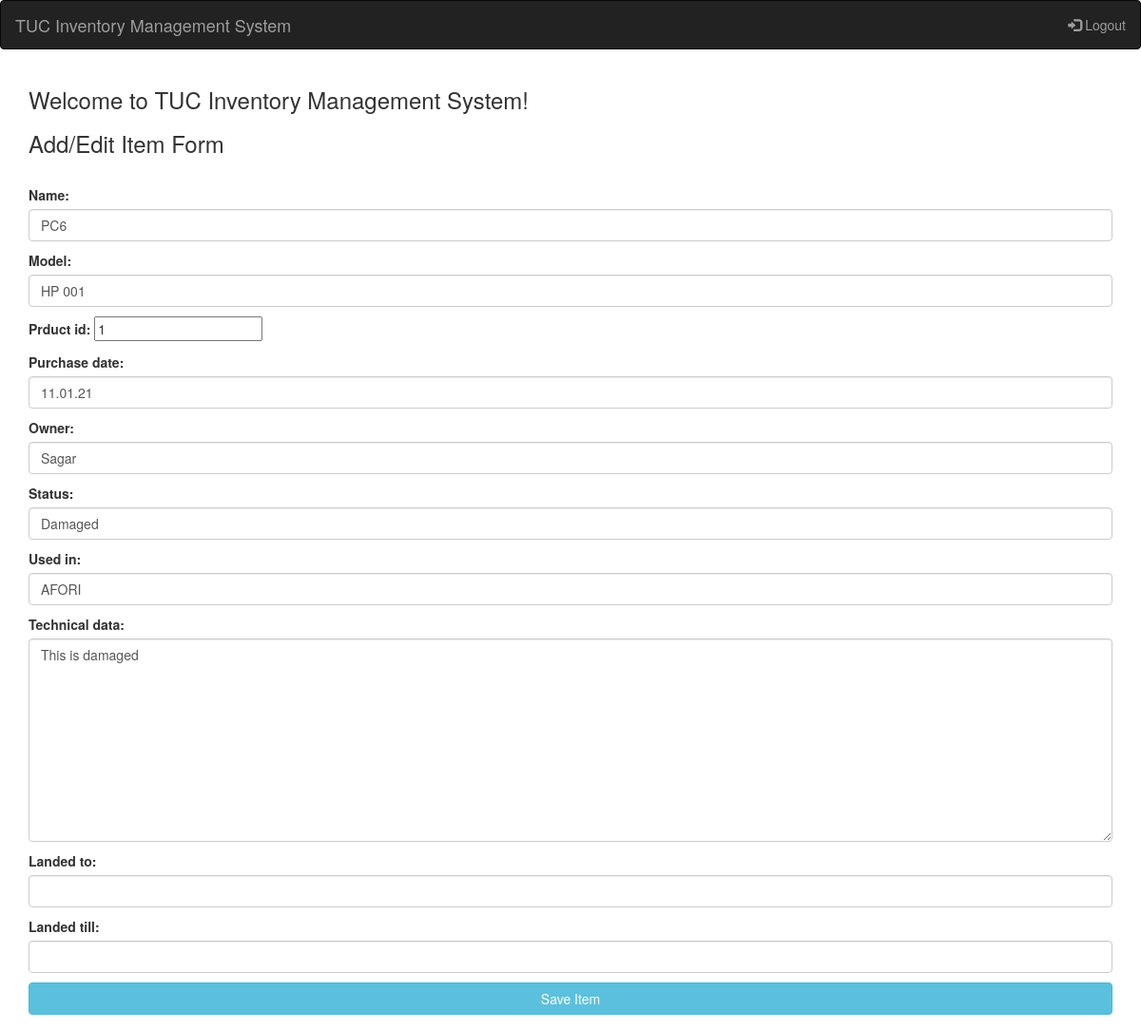
Page /edititem/2 on the committed database.
### InventoryProjectApp/models.py (models this page shows, shortened)
class Product(models.Model):
    name = models.CharField(max_length=200)
    model = models.CharField(max_length=200)
    prduct_id = models.IntegerField()
    purchase_date = models.CharField(max_length=100)
    owner = models.CharField(max_length=200)
    status = models.CharField(max_length=200)
    used_in = models.CharField(max_length=200, null=True, default='')
    technical_data = models.TextField(null=True, default='')
    landed_to = models.CharField(max_length=200, blank=True, null=True)
    landed_till = models.CharField(max_length=100, blank=True, null=True)

### InventoryProjectApp/views.py (the view)
# urls.py: path('edititem/<str:pk>', views.EditItemForm, name = 'EditItemForm'),
def EditItemForm(request, pk):
    product=Product.objects.get(id=pk)
    form = AddEditForm(instance=product)
    context ={
        'form': form
    }
    if request.method=='POST':
        form=AddEditForm(request.POST, instance=product)
        if form.is_valid():
            form.save()
            return  redirect('Main-Page-New')
    return render(request, 'InventoryProjectApp/AddEditItem.html', context)

### InventoryProjectApp/forms.py
class AddEditForm(ModelForm):
    class Meta:
        model=Product
        fields='__all__'
        widgets= {
            'name':forms.TextInput(attrs={'class':'form-control'}),
            'model': forms.TextInput(attrs={'class': 'form-control'}),
            'product_id': forms.NumberInput(attrs={'class':'form-control'}),
            'purchase_date': forms.TextInput(attrs={'class': 'form-control'}),
            'owner': forms.TextInput(attrs={'class': 'form-control'}),
            'status': forms.TextInput(attrs={'class': 'form-control'}),
            'used_in': forms.TextInput(attrs={'class': 'form-control'}),
            'technical_data': forms.Textarea(attrs={'class': 'form-control'}),
            'landed_to': forms.TextInput(attrs={'class': 'form-control'}),
            'landed_till': forms.TextInput(attrs={'class': 'form-control'}),
        }

### InventoryProjectApp/templates/InventoryProjectApp/AddEditItem.html (shortened to what this page needs)
<!DOCTYPE html>
<html lang="en">
<head>
  <link rel="stylesheet" href="https://maxcdn.bootstrapcdn.com/bootstrap/3.4.1/css/bootstrap.min.css">
</head>
<body>
<nav class="navbar navbar-inverse">
  <div class="container-fluid">
    <div class="navbar-header">
      <a class="navbar-brand" href="#">TUC Inventory Management System</a>
    </div>
    <ul class="nav navbar-nav navbar-right">
      <li><a href="{% url 'Logout-Page' %}"><span class="glyphicon glyphicon-log-in"></span> Logout</a></li>
    </ul>
  </div>
</nav>
<div class="container">
  <h3>Welcome to TUC Inventory Management System!</h3>
  <h3>Add/Edit Item Form</h3>
  <div class="form-group">
      <form action="" method="POST">
          {{ form.as_p }}
          <button type="submit" class="btn btn-info btn-block">Save Item</button>
      </form>
  </div>
</div>
</body>
</html>

### rows in the picture
Product: name "PC6", model "HP 001", prduct_id "1", purchase_date "11.01.21", owner "Sagar", status "Damaged", used_in "AFORI", technical_data "This is damaged"
